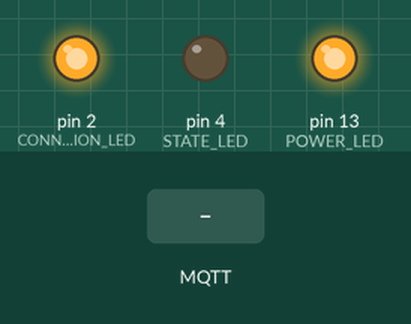
A sketch run on a simulated Arduino Uno, built with avr-gcc and run on an emulated ATmega328P. On the bench: output pins drawn as LEDs (lit = HIGH). The test bench sets the inputs (shaded band). WiFi joins after 1.5 s; servers stay silent unless stated; no MQTT or app messages arrive unless stated; what the sketch prints to the serial monitor is not drawn.

Above: at 4.3 s.
4.4 s: MQTT message "1" arrives on the first subscribed topic
At 9.2 s:
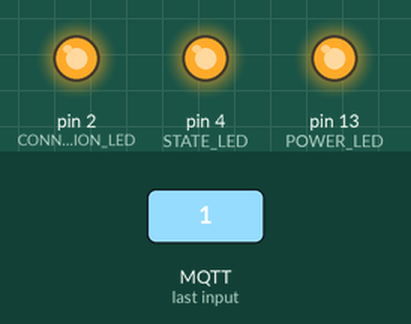
9.6 s: MQTT message "0" arrives on the first subscribed topic
At 14.4 s:
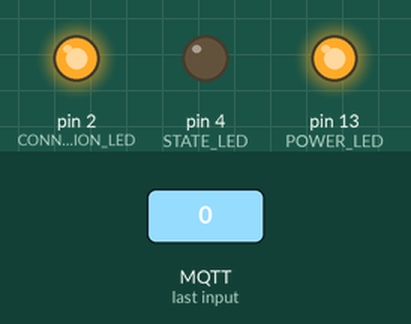
Timing chart, 0 to 15.9 s (numbered marks = the images above; inputs shaded):
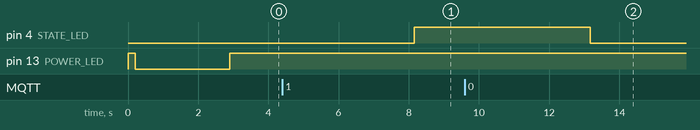

The sketch:

Ubidots_client.ino
```cpp
#include <PubSubClient.h>

#include <SPI.h>
#include <Ethernet.h>

//board configuration
#define CONNECTION_LED 2
#define STATE_LED 4
#define POWER_LED 13 //change this to 7 later

//server configuration
#define SERVER_TOKEN "A1E-MUn4UMrySO88uTp34GmoZFDAJbMy1S"
#define DEVICE_LABEL "SmartSwitch"
#define VARIABLE_ID_SWITCH "599b4584c03f972ab1130d76"
#define VARIABLE_LABLE_SWITCH "switch"
#define MQTT_SERVER "things.ubidots.com"

char topic[150];


byte mac[] = {  0x98, 0x4F, 0xEE, 0x02, 0xFF, 0x45 };

EthernetClient ethernetClient;

PubSubClient client(ethernetClient);

int isplugOn = 0;


void setup() {
  //initializing LED connection states
  pinMode(CONNECTION_LED, OUTPUT);
  pinMode(STATE_LED, OUTPUT);
  pinMode(POWER_LED, OUTPUT);
  blinkLED(POWER_LED, 200);

  // Open serial communications and wait for port to open:
  Serial.begin(9600);
  digitalWrite(CONNECTION_LED, LOW);
  while (!Serial) {
    blinkLED(POWER_LED, 200);
  }

  // start the Ethernet connection:
  if (Ethernet.begin(mac) == 0) {
    Serial.println("Failed to configure Ethernet using DHCP");
    // no point in carrying on, so do nothing forevermore:
    while (true) {
      blinkLED(POWER_LED, 200);
    }
  }


  Serial.println("");
  system("ifup eth0");
  // give the Ethernet shield a second to initialize:
  delay(1000);
  switchLEDOn(POWER_LED);

  IPAddress myIP = Ethernet.localIP();
  Serial.print("Device Local IP Address: ");
  Serial.println(myIP);
  Serial.println("connecting...");

  // if you get a connection, report back via serial:
  if (ethernetClient.connect("www.google.co.in", 80)) {
    Serial.println("connected");
    switchLEDOn(CONNECTION_LED);
    client.setServer(MQTT_SERVER, 1883);
    client.setCallback(callback);
    sprintf(topic, "%s%s", "/v1.6/devices/", DEVICE_LABEL);
    client.subscribe("/v1.6/devices/"DEVICE_LABEL"/"VARIABLE_LABLE_SWITCH"/lv");
  }
  else {
    // if you didn't get a connection to the server:
    Serial.println("connection failed");
    while (true) {
      blinkLED(CONNECTION_LED, 200);
    }
  }

}

void loop(){
   if (!client.connected()) {
      reconnect();
      client.subscribe("/v1.6/devices/"DEVICE_LABEL"/"VARIABLE_LABLE_SWITCH"/lv");
    }

    char* payload = (char *) malloc(sizeof(char) * 100);
    sprintf(payload, "{\"%s\": %d}", VARIABLE_LABLE_SWITCH, isplugOn);
    client.publish(topic, payload);

    Serial.println(payload);

    free(payload);
    client.loop();
    delay(5000);
}

void blinkLED(int led, int time) {
  switchLEDOn(led);
  delay(time);
  switchLEDOff(led);
  delay(time);
}

void switchLEDOn(int led) {
  digitalWrite(led, HIGH);
}

void switchLEDOff(int led) {
  digitalWrite(led, LOW);
}

void callback(char* topic, byte* payload, unsigned int length) {
  Serial.print("Message arrived [");
  Serial.print(topic);
  Serial.print("] ");
  for (int i = 0; i < length; i++) {
    Serial.print((char)payload[i]);
  }
  if ((char)payload[0] == '1') {
    switchLEDOn(STATE_LED);
    isplugOn = 1;
  }
  else {
    switchLEDOff(STATE_LED);
    isplugOn = 0;
  }
}

void reconnect() {
  // Loop until we're reconnected
  while (!client.connected()) {
    Serial.println("Attempting MQTT connection...");
    // Attempt to connect
    if (client.connect("intel-galileo-gen2", SERVER_TOKEN, "")) {
      Serial.println("connected");
      client.subscribe("/v1.6/devices/"DEVICE_LABEL"/"VARIABLE_LABLE_SWITCH"/lv");
    } else {
      Serial.print("failed, rc=");
      Serial.print(client.state());
      Serial.println(" try again in 2 seconds");
      // Wait 2 seconds before retrying
      delay(2000);
    }
  }
}
```

Measured:
- after the input at 4.4 s, pin 4 (STATE_LED): LOW → HIGH after 3.8 s
- after the input at 9.6 s, pin 4 (STATE_LED): HIGH → LOW after 3.6 s
